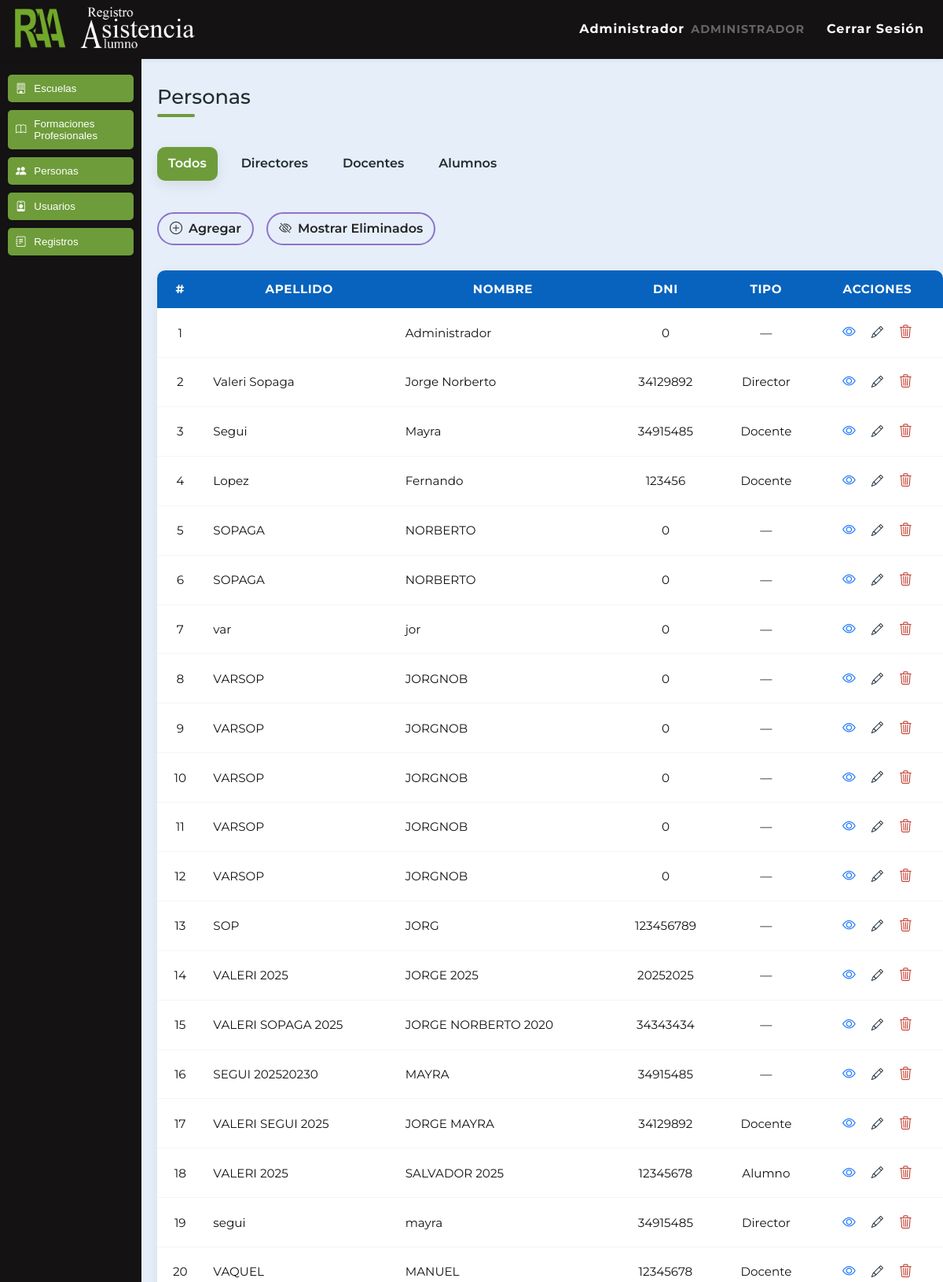
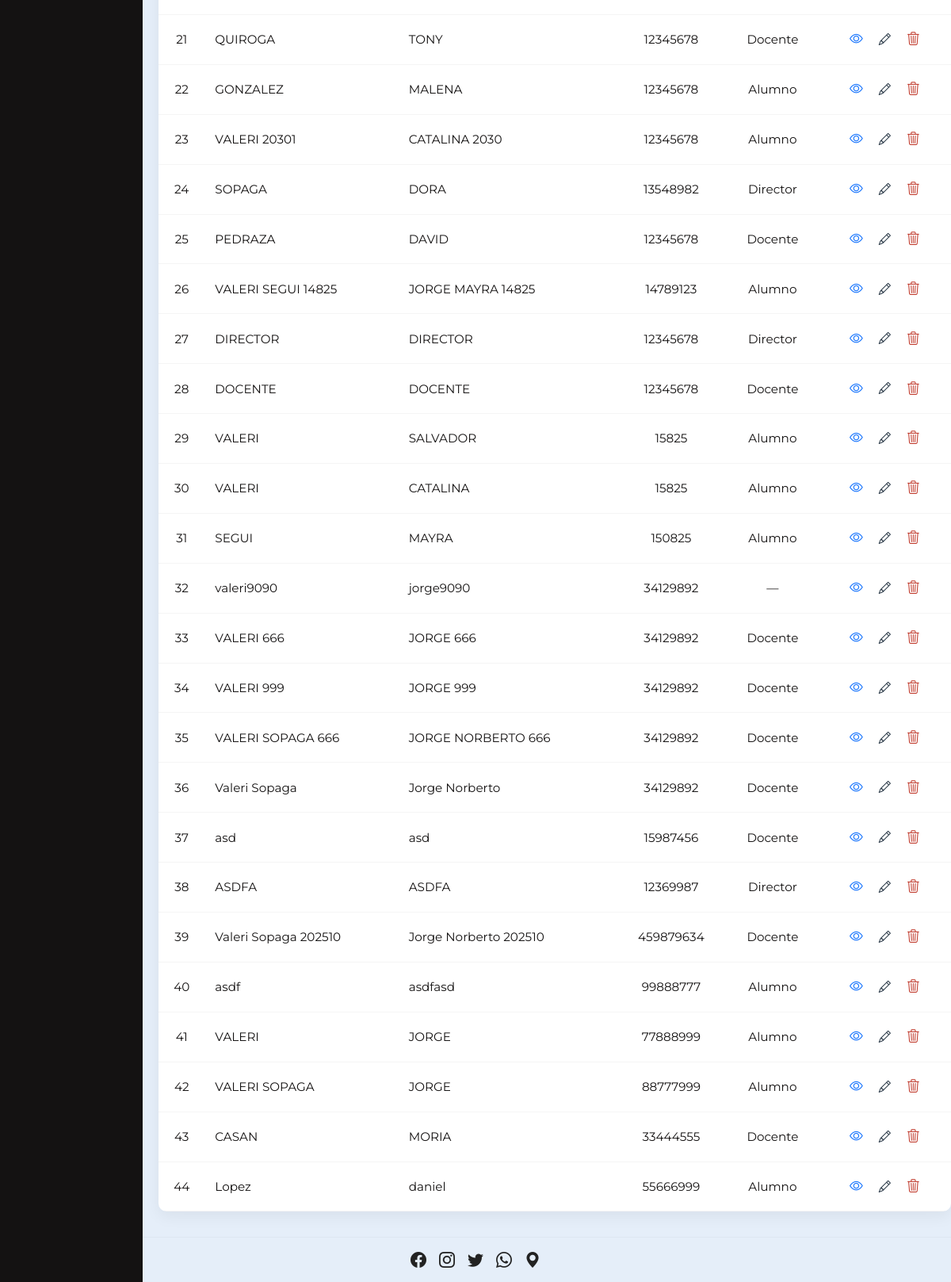
Screenshot of /FrontEnd/personas.php (signed in) with the database file from the repository (2 pictures, top to bottom).
### tables this page shows
CREATE TABLE `personas` (
  `personas_id` int(5) NOT NULL,
  `personas_dni` int(8) NOT NULL,
  `personas_apellido` varchar(30) NOT NULL,
  `personas_nombre` varchar(30) NOT NULL,
  `personas_fechnac` date NOT NULL,
  `personas_sexo` varchar(10) NOT NULL,
  `personas_habilitado` tinyint(1) NOT NULL DEFAULT 1,
  `personas_fechcrea` timestamp NOT NULL DEFAULT current_timestamp() ON UPDATE current_timestamp(),
  `personas_eliminado` tinyint(1) NOT NULL DEFAULT 0
);

CREATE TABLE `institucional` (
  `institucional_id` int(11) NOT NULL,
  `escuelas_id` int(11) DEFAULT NULL,
  `formaciones_profesionales_id` int(11) DEFAULT NULL,
  `personas_id` int(11) NOT NULL,
  `institucional_tipo` varchar(15) NOT NULL
);

### BackEnd/autenticacion.php (called while the page is built, shortened)
<?php
function current_role()
{
    if (isset($_SESSION['role']) && $_SESSION['role'] !== '') {
        return $_SESSION['role'];
    }
    return null;
}
function is_admin()
{
    return current_role() === ROL_ADMIN;
}
function is_docente()
{
    return current_role() === ROL_DOCENTE;
}

### FrontEnd/personas.php (the view, shortened to what this page needs)
<?php
require_once __DIR__ . '/includes/inicializar.php';
$tipo    = $_GET['tipo'] ?? 'todos';
$map = [
  'todos'      => ['titulo' => 'Todos',      'sql' => "i.personas_id IS NOT NULL"],
  'directores' => ['titulo' => 'Directores', 'sql' => "i.institucional_tipo='Director'"],
  'docentes'   => ['titulo' => 'Docentes',   'sql' => "i.institucional_tipo='Docente'"],
  'alumnos'    => ['titulo' => 'Alumnos',    'sql' => "i.institucional_tipo='Alumno'"]
];
$action = $_GET['action'] ?? 'list';
$id     = isset($_GET['id']) ? (int)$_GET['id'] : null;
$p = null;
$doms = [];
$tels = [];
$inst = null;
if ($action === 'list' || $action === 'deleted') {
  $sql = "
    SELECT
      p.personas_id,
      p.personas_apellido,
      p.personas_nombre,
      p.personas_dni,
      i.institucional_tipo
    FROM personas p
    LEFT JOIN institucional i
      ON i.personas_id = p.personas_id
    WHERE p.personas_eliminado = " . ($action === 'list' ? '0' : '1') . "
  ";
  $sql .= " ORDER BY p.personas_id";
  $res = mysqli_query($conexion, $sql) or die(mysqli_error($conexion));
}
?>
<!DOCTYPE html>
<html lang="es">
<?php include('head.php'); ?>
<?php include('header.php'); ?>
<link rel="stylesheet" href="CSS/estilo_comun.css">
<link rel="stylesheet" href="CSS/estilo_app.css">
<?php include('menu_lateral.php'); ?>
<body>
  <main class="fp-page">
    <?php
    if ($action === 'list'):
    ?>
      <h1 class="title">Personas</h1>
      <nav>
        <?php if (is_docente()): ?>
          <a href="personas.php?tipo=alumnos" class="<?= 'alumnos' === $tipo ? 'active' : '' ?>">
            <?= htmlspecialchars($map['alumnos']['titulo']) ?>
          </a>
        <?php else: ?>
          <?php foreach ($map as $key => $cfg): ?>
            <a href="personas.php?tipo=<?= $key ?>" class="<?= $key === $tipo ? 'active' : '' ?>">
              <?= htmlspecialchars($cfg['titulo']) ?>
            </a>
          <?php endforeach; ?>
        <?php endif; ?>
      </nav>
    <?php endif; ?>
    <?php if ($action === 'view' && $id): ?>
      <div class="view-panel">
        <h3>Datos Personales</h3>
        <div class="row">
          <label>Apellido
            <input value="<?= htmlspecialchars($p['personas_apellido'] ?? '') ?>" disabled>
          </label>
          <label>Nombre
            <input value="<?= htmlspecialchars($p['personas_nombre'] ?? '') ?>" disabled>
          </label>
        </div>
        <div class="row">
          <label>DNI
            <input value="<?= htmlspecialchars($p['personas_dni'] ?? '') ?>" disabled>
          </label>
          <label>Fecha Nac.
            <input type="date" value="<?= htmlspecialchars($p['personas_fechnac'] ?? '') ?>" disabled>
          </label>
          <label>Sexo
            <input value="<?= htmlspecialchars($p['personas_sexo'] ?? '') ?>" disabled>
          </label>
        </div>
        <h3>Domicilios</h3>
        <div class="blocks">
          <?php if (!empty($doms) && is_array($doms)): ?>
            <?php foreach ($doms as $d): ?>
              <div class="dom-block">
                <label>Calle y número<br><input value="<?= htmlspecialchars($d['domicilios_calle'] ?? '') ?>" disabled></label>
                <label>Descripción<br><input value="<?= htmlspecialchars($d['domicilios_descripcion'] ?? '') ?>" disabled></label>
                <label>Predeterminado<br><input value="<?= (!empty($d['domicilios_predeterminado']) ? 'Sí' : 'No') ?>" disabled></label>
                <?php if (!empty($d['domicilios_latitud']) && !empty($d['domicilios_longitud'])): ?>
                  <div class="map" style="height:150px;">
                    <iframe width="100%" height="150" frameborder="0" style="border:0"
                      src="https://maps.google.com/maps?q=<?= rawurlencode($d['domicilios_latitud']) ?>,<?= rawurlencode($d['domicilios_longitud']) ?>&z=15&output=embed"
                      loading="lazy"></iframe>
                  </div>
                <?php endif; ?>
              </div>
            <?php endforeach; ?>
          <?php else: ?>
            <p>No hay domicilios registrados.</p>
          <?php endif; ?>
        </div>
        <h3>Teléfonos</h3>
        <div class="blocks">
          <?php if (!empty($tels) && is_array($tels)): ?>
            <?php foreach ($tels as $t): ?>
              <div class="tel-block">
                <label>Número<br><input value="<?= htmlspecialchars($t['telefonos_numero'] ?? '') ?>" disabled></label>
                <label>Descripción<br><input value="<?= htmlspecialchars($t['telefonos_descripcion'] ?? '') ?>" disabled></label>
                <label>Predeterminado<br><input value="<?= (!empty($t['telefonos_predeterminado']) ? 'Sí' : 'No') ?>" disabled></label>
              </div>
            <?php endforeach; ?>
          <?php else: ?>
            <p>No hay teléfonos registrados.</p>
          <?php endif; ?>
        </div>
        <h3>Institucional</h3>
        <?php if (!empty($inst)): ?>
          <div class="row">
            <label>Tipo de Persona<br><input value="<?= htmlspecialchars($inst['institucional_tipo']) ?>" disabled></label>
            <?php if (!empty($inst['escuelas_id'])):
              $esc = mysqli_fetch_assoc(mysqli_query($conexion, "SELECT escuelas_nombre FROM escuelas WHERE escuelas_id=" . (int)$inst['escuelas_id']));
            ?>
              <label>Escuela<br><input value="<?= htmlspecialchars($esc['escuelas_nombre'] ?? '') ?>" disabled></label>
            <?php endif; ?>
            <?php if (!empty($inst['formaciones_profesionales_id'])):
              $fo = mysqli_fetch_assoc(mysqli_query($conexion, "SELECT formaciones_profesionales_nombre FROM formaciones_profesionales WHERE formaciones_profesionales_id=" . (int)$inst['formaciones_profesionales_id']));
            ?>
              <label>Formación<br><input value="<?= htmlspecialchars($fo['formaciones_profesionales_nombre'] ?? '') ?>" disabled></label>
            <?php endif; ?>
          </div>
        <?php else: ?>
          <p>No hay datos institucionales.</p>
        <?php endif; ?>
        <p style="margin-top:12px;">
          <a href="personas.php?tipo=<?= $tipo ?>" class="pill">Volver al listado</a>
        </p>
      </div>
    <?php else: ?>
      <ul class="botones">
        <?php if ($action === 'list' && (is_admin() || is_docente())):
        ?>
          <li class="boton-agregar"><a href="personas.php?action=add&tipo=<?= $tipo ?>"><i class="bi bi-plus-circle"></i> Agregar</a></li>
        <?php endif; ?>
        <?php if ($action === 'list'): ?>
          <?php if (is_admin()):
          ?>
            <li class="boton-volver"><a href="personas.php?action=deleted&tipo=<?= $tipo ?>"><i class="bi bi-eye-slash"></i> Mostrar Eliminados</a></li>
          <?php endif; ?>
        <?php else: ?>
          <li class="boton-volver"><a href="personas.php?tipo=<?= $tipo ?>"><i class="bi bi-arrow-left-circle"></i> Volver al Listado</a></li>
        <?php endif; ?>
      </ul>
      <div class="contenedor">
        <table class="table table-striped table-hover">
          <thead>
            <tr>
              <th>#</th>
              <th>Apellido</th>
              <th>Nombre</th>
              <th>DNI</th>
              <th>Tipo</th>
              <th>Acciones</th>
            </tr>
          </thead>
          <tbody>
            <?php $cnt = 0;
            while ($r = mysqli_fetch_assoc($res)): ?>
              <tr>
                <td><?= ++$cnt ?></td>
                <td class="text-left"><?= htmlspecialchars($r['personas_apellido']) ?></td>
                <td class="text-left"><?= htmlspecialchars($r['personas_nombre']) ?></td>
                <td><?= htmlspecialchars($r['personas_dni']) ?></td>
                <td><?= htmlspecialchars($r['institucional_tipo'] ?? '—') ?></td>
                <td>
                  <?php if ($action === 'list'): ?>
                    <a href="personas.php?action=view&id=<?= $r['personas_id'] ?>&tipo=<?= $tipo ?>" title="Ver Más" class="accion"><i class="bi bi-eye"></i></a>
                    <?php if (is_admin() || is_docente()): ?>
                      <a href="personas.php?action=edit&id=<?= $r['personas_id'] ?>&tipo=<?= $tipo ?>" title="Editar" class="accion"><i class="bi bi-pencil"></i></a>
                    <?php endif; ?>
                    <?php if (is_admin()): ?>
                      <a href="personas.php?action=delete&id=<?= $r['personas_id'] ?>&tipo=<?= $tipo ?>" title="Eliminar" class="accion"><i class="bi bi-trash3" style="color:#c0392b;"></i></a>
                    <?php endif; ?>
                  <?php endif; ?>
                </td>
              </tr>
            <?php endwhile; ?>
          </tbody>
        </table>
      </div>
    <?php endif; ?>
  </main>
  <?php include('footer.php'); ?>
</body>
</html>

### FrontEnd/CSS/estilo_comun.css (style rules this page uses)
:root { --bg-page: #E5EEF9; --primary: #6E9C3A; --accent: #6262AA; --text: #141212; --muted: #87b4e0; --surface: #ffffff; --border: #d0d0d0; --radius: 8px; --header-height: 75px; --sidebar-width: 260px; --font-family: 'Montserrat', system-ui, -apple-system, "Segoe UI", Roboto, "Helvetica Neue", Arial; }
html, body { font-family: var(--font-family); color: var(--text); background: var(--bg-page); -webkit-font-smoothing: antialiased; -moz-osx-font-smoothing: grayscale; }

### FrontEnd/CSS/estilo_app.css (style rules this page uses)
* { margin: 0; padding: 0; box-sizing: border-box; }
html, body { height: 100%; }
body { display: flex; flex-direction: column; background: #E5EEF9; font-family: 'Montserrat', sans-serif; font-size: 16px; line-height: 1.4; }
.fp-page { max-width: 1200px; width: calc(100% - 200px); margin: 100px 100px 2rem 200px; display: flex; flex-direction: column; gap: 1.5rem; }
.fp-page .title { margin-top: 0.5rem; margin-bottom: 0.5rem; font-size: 1.6rem; font-weight: 500; }
.fp-page .botones { display: flex; gap: 1rem; flex-wrap: wrap; margin-bottom: 0.5rem; }
.fp-page .botones li { list-style: none; }
.fp-page .botones li a { display: inline-flex; align-items: center; justify-content: center; background-color: #6262AA; color: #E5EEF9; border: 1px solid #2e518b; border-radius: 50px; padding: .75rem 1.5rem; font-size: 1rem; text-decoration: none; }
.fp-page .contenedor { width: 100%; margin: 0; }
.fp-page .contenedor table { width: 100% !important; }
h1.title { font-size: 2rem; margin-bottom: 1.2rem; font-weight: 600; position: relative; color: #1f2d2d; line-height: 1.15; padding-bottom: 6px; }
h1.title::after { content: ''; display: block; width: 48px; height: 4px; background: #6E9C3A; margin-top: 8px; border-radius: 3px; }
.table, .table.table-striped, table.table { width: 100%; border-collapse: collapse; background: #ffffff; box-shadow: 0 6px 20px rgba(0, 0, 0, 0.06); border-radius: 10px; overflow: hidden; font-size: 0.95rem; }
.table thead th { background: #0763beff; color: #fff; font-weight: 700; text-transform: uppercase; padding: 0.9rem 0.8rem; letter-spacing: 0.6px; text-align: center; }
.table tbody tr { border-bottom: 1px solid rgba(0, 0, 0, 0.04); }
.table td { padding: 0.7rem 0.8rem; vertical-align: middle; text-align: center; }
.table td.text-left { text-align: left; }
.table td a { display: inline-flex; align-items: center; gap: 8px; color: #1b2b3a; text-decoration: none; padding: 6px 8px; border-radius: 8px; transition: transform .12s ease, box-shadow .12s ease; }
.table td a .bi-trash3 { color: #c0392b; }
.boton-volver a { display: inline-flex; align-items: center; gap: 0.4rem; padding: 10px 18px; border-radius: 30px; border: 3px solid rgba(120, 86, 188, 0.8); background: transparent; color: #222; text-decoration: none; font-weight: 600; transition: transform .12s, box-shadow .12s; }
.fp-page .botones li a { display: inline-flex; align-items: center; gap: 0.5rem; padding: 8px 14px; border-radius: 22px; border: 2px solid rgba(120, 86, 188, 0.8); background: transparent; color: #222; font-weight: 600; text-decoration: none; transition: transform .12s, box-shadow .12s; }
.table td .accion { padding: 6px 8px; border-radius: 8px; transition: background .12s ease, transform .12s ease; }
.fp-page nav { display: flex; gap: 1rem; flex-wrap: wrap; margin-bottom: 1rem; align-items: center; }
.fp-page nav a { display: inline-flex; align-items: center; gap: .5rem; padding: 8px 12px; border-radius: 10px; text-decoration: none; color: #1f2d2d; font-weight: 600; background: transparent; transition: background .12s ease, color .12s ease, transform .12s ease; border: 2px solid transparent; }
.fp-page nav a.active { background: #6E9C3A; color: #ffffff; box-shadow: 0 6px 18px rgba(0, 0, 0, 0.08); }
.table td .accion { display: inline-flex; align-items: center; justify-content: center; padding: 8px; border-radius: 8px; transition: transform .12s, box-shadow .12s, background .12s; }
.table td .accion[title] { position: relative; }
.table td .accion .bi-eye { color: #0d6efd; font-size: 1.05rem; }
.table td .accion .bi-trash3 { color: #c0392b; font-size: 1.05rem; }
.fp-page table { border-collapse: collapse; box-sizing: border-box; }
.fp-page table thead tr { height: 48px; }
.fp-page table thead th { padding: 10px 12px; vertical-align: middle; line-height: 1.15; box-sizing: border-box; white-space: nowrap; }

### rows the page displays
personas: personas_nombre "Administrador", personas_dni "0", institucional_tipo "—"
institucional: personas.personas_apellido "Valeri Sopaga", personas.personas_nombre "Jorge Norberto", personas.personas_dni "34129892", institucional_tipo "Director"
institucional: personas.personas_apellido "Segui", personas.personas_nombre "Mayra", personas.personas_dni "34915485", institucional_tipo "Docente"
institucional: personas.personas_apellido "Lopez", personas.personas_nombre "Fernando", personas.personas_dni "123456", institucional_tipo "Docente"
personas: personas_apellido "SOPAGA", personas_nombre "NORBERTO", personas_dni "0", institucional_tipo "—"
personas: personas_apellido "SOPAGA", personas_nombre "NORBERTO", personas_dni "0", institucional_tipo "—"
personas: personas_apellido "var", personas_nombre "jor", personas_dni "0", institucional_tipo "—"
personas: personas_apellido "VARSOP", personas_nombre "JORGNOB", personas_dni "0", institucional_tipo "—"
personas: personas_apellido "VARSOP", personas_nombre "JORGNOB", personas_dni "0", institucional_tipo "—"
personas: personas_apellido "VARSOP", personas_nombre "JORGNOB", personas_dni "0", institucional_tipo "—"
personas: personas_apellido "VARSOP", personas_nombre "JORGNOB", personas_dni "0", institucional_tipo "—"
personas: personas_apellido "VARSOP", personas_nombre "JORGNOB", personas_dni "0", institucional_tipo "—"
personas: personas_apellido "SOP", personas_nombre "JORG", personas_dni "123456789", institucional_tipo "—"
personas: personas_apellido "VALERI 2025", personas_nombre "JORGE 2025", personas_dni "20252025", institucional_tipo "—"
personas: personas_apellido "VALERI SOPAGA 2025", personas_nombre "JORGE NORBERTO 2020", personas_dni "34343434", institucional_tipo "—"
personas: personas_apellido "SEGUI 202520230", personas_nombre "MAYRA", personas_dni "34915485", institucional_tipo "—"
institucional: personas.personas_apellido "VALERI SEGUI 2025", personas.personas_nombre "JORGE MAYRA", personas.personas_dni "34129892", institucional_tipo "Docente"
institucional: personas.personas_apellido "VALERI 2025", personas.personas_nombre "SALVADOR 2025", personas.personas_dni "12345678", institucional_tipo "Alumno"
institucional: personas.personas_apellido "segui", personas.personas_nombre "mayra", personas.personas_dni "34915485", institucional_tipo "Director"
institucional: personas.personas_apellido "VAQUEL", personas.personas_nombre "MANUEL", personas.personas_dni "12345678", institucional_tipo "Docente"
institucional: personas.personas_apellido "QUIROGA", personas.personas_nombre "TONY", personas.personas_dni "12345678", institucional_tipo "Docente"
institucional: personas.personas_apellido "GONZALEZ", personas.personas_nombre "MALENA", personas.personas_dni "12345678", institucional_tipo "Alumno"
institucional: personas.personas_apellido "VALERI 20301", personas.personas_nombre "CATALINA 2030", personas.personas_dni "12345678", institucional_tipo "Alumno"
institucional: personas.personas_apellido "SOPAGA", personas.personas_nombre "DORA", personas.personas_dni "13548982", institucional_tipo "Director"
institucional: personas.personas_apellido "PEDRAZA", personas.personas_nombre "DAVID", personas.personas_dni "12345678", institucional_tipo "Docente"
institucional: personas.personas_apellido "VALERI SEGUI 14825", personas.personas_nombre "JORGE MAYRA 14825", personas.personas_dni "14789123", institucional_tipo "Alumno"
institucional: personas.personas_apellido "DIRECTOR", personas.personas_nombre "DIRECTOR", personas.personas_dni "12345678", institucional_tipo "Director"
institucional: personas.personas_apellido "DOCENTE", personas.personas_nombre "DOCENTE", personas.personas_dni "12345678", institucional_tipo "Docente"
institucional: personas.personas_apellido "VALERI", personas.personas_nombre "SALVADOR", personas.personas_dni "15825", institucional_tipo "Alumno"
institucional: personas.personas_apellido "VALERI", personas.personas_nombre "CATALINA", personas.personas_dni "15825", institucional_tipo "Alumno"
institucional: personas.personas_apellido "SEGUI", personas.personas_nombre "MAYRA", personas.personas_dni "150825", institucional_tipo "Alumno"
personas: personas_apellido "valeri9090", personas_nombre "jorge9090", personas_dni "34129892", institucional_tipo "—"
institucional: personas.personas_apellido "VALERI 666", personas.personas_nombre "JORGE 666", personas.personas_dni "34129892", institucional_tipo "Docente"
institucional: personas.personas_apellido "VALERI 999", personas.personas_nombre "JORGE 999", personas.personas_dni "34129892", institucional_tipo "Docente"
institucional: personas.personas_apellido "VALERI SOPAGA 666", personas.personas_nombre "JORGE NORBERTO 666", personas.personas_dni "34129892", institucional_tipo "Docente"
institucional: personas.personas_apellido "Valeri Sopaga", personas.personas_nombre "Jorge Norberto", personas.personas_dni "34129892", institucional_tipo "Docente"
institucional: personas.personas_apellido "asd", personas.personas_nombre "asd", personas.personas_dni "15987456", institucional_tipo "Docente"
institucional: personas.personas_apellido "ASDFA", personas.personas_nombre "ASDFA", personas.personas_dni "12369987", institucional_tipo "Director"
institucional: personas.personas_apellido "Valeri Sopaga 202510", personas.personas_nombre "Jorge Norberto 202510", personas.personas_dni "459879634", institucional_tipo "Docente"
institucional: personas.personas_apellido "asdf", personas.personas_nombre "asdfasd", personas.personas_dni "99888777", institucional_tipo "Alumno"
institucional: personas.personas_apellido "VALERI", personas.personas_nombre "JORGE", personas.personas_dni "77888999", institucional_tipo "Alumno"
institucional: personas.personas_apellido "VALERI SOPAGA", personas.personas_nombre "JORGE", personas.personas_dni "88777999", institucional_tipo "Alumno"
institucional: personas.personas_apellido "CASAN", personas.personas_nombre "MORIA", personas.personas_dni "33444555", institucional_tipo "Docente"
institucional: personas.personas_apellido "Lopez", personas.personas_nombre "daniel", personas.personas_dni "55666999", institucional_tipo "Alumno"

### other values shown
$displayName "Administrador"
$personas_rol "ADMINISTRADOR"
$cfg['titulo'] "Todos"
$cfg['titulo'] "Directores"
$cfg['titulo'] "Docentes"
$cfg['titulo'] "Alumnos"
